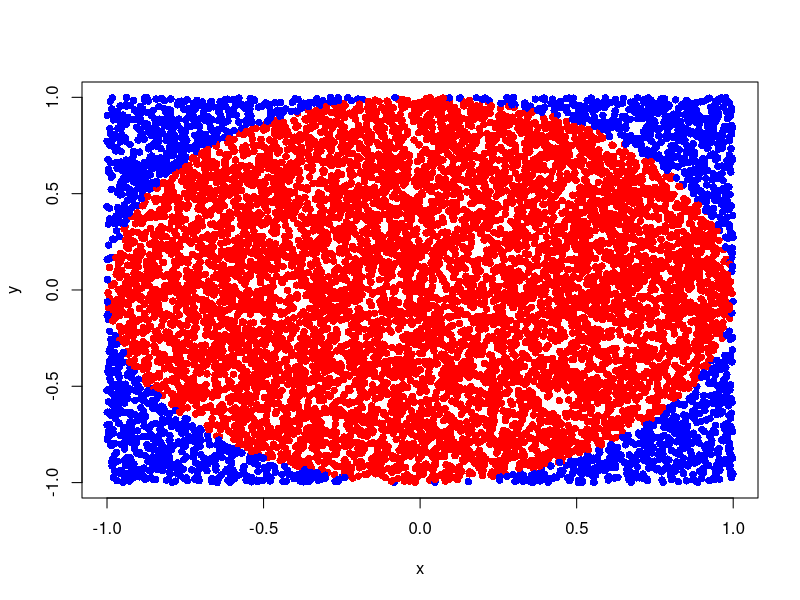
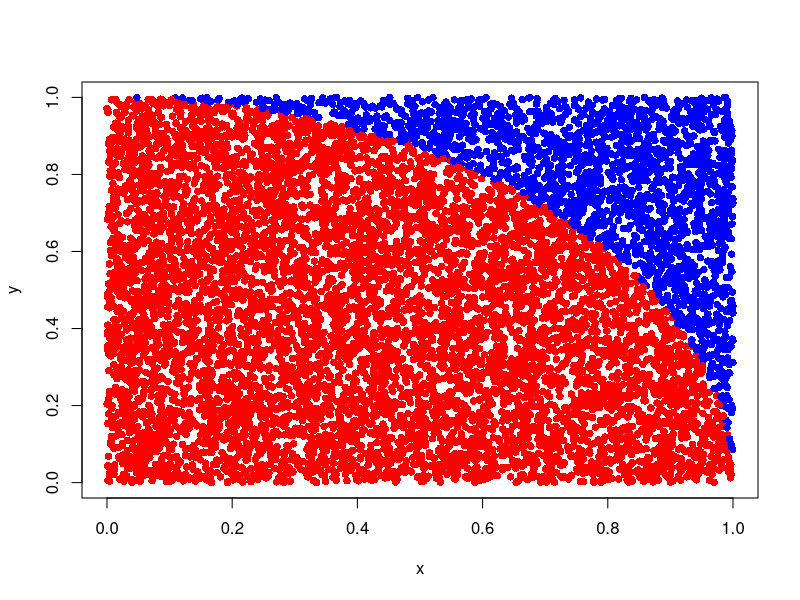

Generate these figures, in order, with R:
## ---- chunk 1
N <- 10000
x <- runif(N, min=-1.0, max=1.0)
y <- runif(N, min=-1.0, max=1.0)
plot(x, y, pch=16, col=ifelse(x^2 + y^2<1, "red", "blue"))
## ---- chunk 2
N <- 10000
x <- runif(N)
y <- runif(N)
plot(x, y, pch=16, col=ifelse(x^2 + y^2<1, "red", "blue"))
## ---- chunk 3
estimate_pi <- function(N) {
    x <- runif(N)
    y <- runif(N)
  4 * sum( (x^2 + y^2) < 1 )/N
}
estimate_pi(100000)
